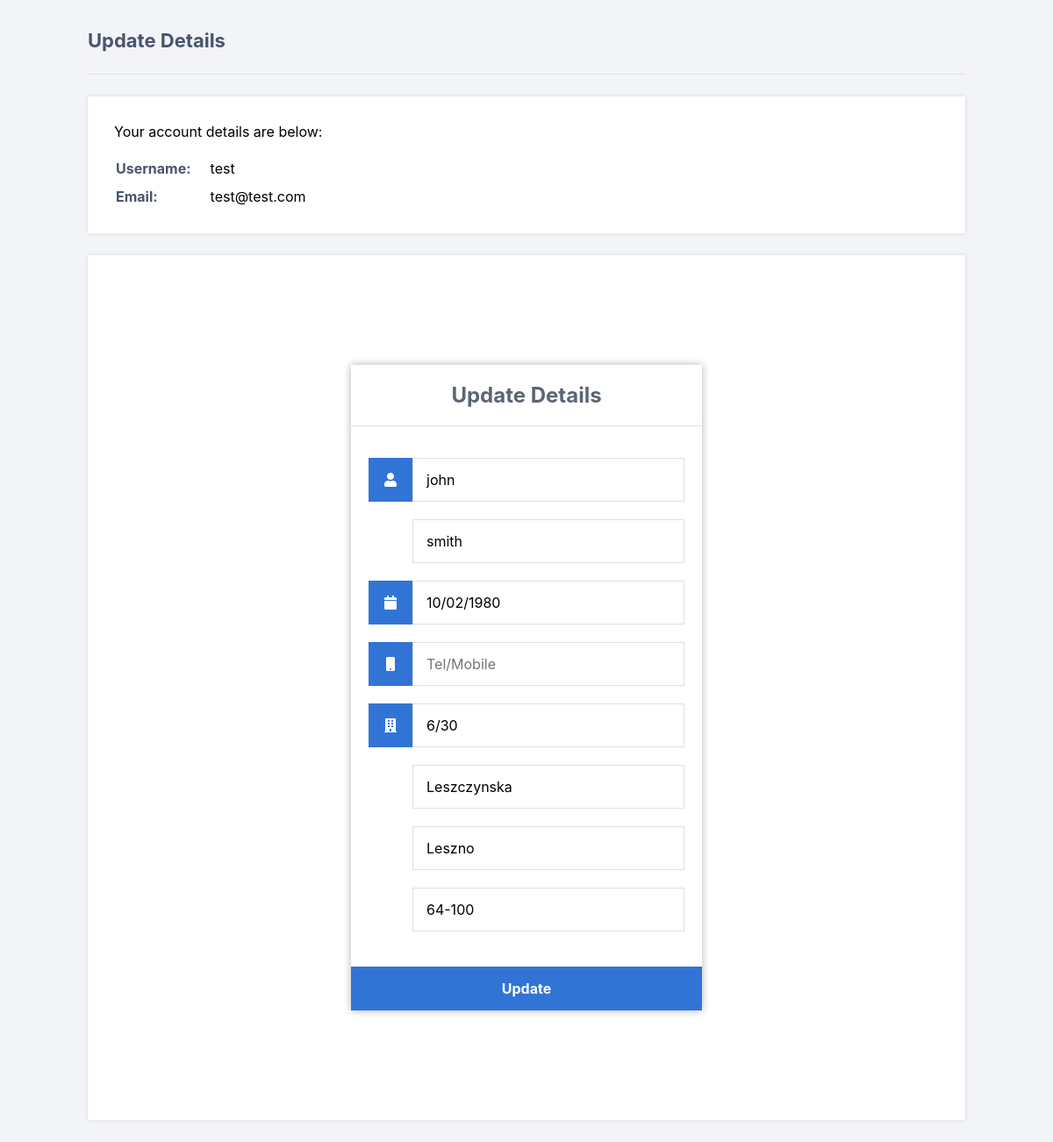
Screenshot of /public_html/update_details.php (signed in) with the database file from the repository.
### tables this page shows
CREATE TABLE IF NOT EXISTS `accounts` (
	`id` int NOT NULL AUTO_INCREMENT,
  	`username` varchar(50) NOT NULL UNIQUE,
  	`password` varchar(255) NOT NULL,
  	`email` varchar(100) NOT NULL UNIQUE,
    `activation_code` varchar(50) DEFAULT '',   
    PRIMARY KEY (`id`)    
);

CREATE TABLE IF NOT EXISTS `userdetails` (
	 `user_id` int NOT NULL,
     `given_name` varchar(50) NOT NULL,
     `surname` varchar(50) NOT NULL,
     `dob` varchar(10) NOT NULL,
     `mobile` varchar(20) DEFAULT '',
    PRIMARY KEY (`user_id`),
    FOREIGN KEY (`user_id`) REFERENCES `accounts`(`id`) ON DELETE CASCADE
);

CREATE TABLE IF NOT EXISTS `addresses` (
     `user_id` int NOT NULL,
     `street` varchar(50) DEFAULT '' ,
     `house` varchar(20) DEFAULT '',
     `city` varchar(20) DEFAULT '',
     `postcode` varchar(6) DEFAULT '',
    PRIMARY KEY (`user_id`),
    FOREIGN KEY (`user_id`) REFERENCES `accounts`(`id`) ON DELETE CASCADE
);

### public_html/update_details.php (the view, shortened to what this page needs)
<?php
include 'db/_con.php';
$stmt = $con->prepare('SELECT ac.email, ud.given_name, ud.surname, ud.mobile, ud.dob, ad.street, ad.house, ad.city, ad.postcode FROM accounts as ac
JOIN userdetails as ud
ON ac.id = ud.user_id
JOIN addresses as ad
on ac.id = ud.user_id
WHERE ac.id = ?');
$stmt->bind_param('i', $_SESSION['id']);
$stmt->execute();
$stmt->bind_result($email, $given_name, $surname, $mobile, $dob, $street,$house,$city,$postcode );
?>
<!DOCTYPE html>
<html>
	<head>
		<link href="style.css" rel="stylesheet" type="text/css">
		<link rel="stylesheet" href="https://use.fontawesome.com/releases/v5.7.1/css/all.css">
	</head>
	<body class="loggedin">
		<div class="content">
			<h2>Update Details</h2>
			<div>
				<p>Your account details are below:</p>
				<table>
					<tr>
						<td>Username:</td>
						<td><?=$_SESSION['name']?></td>
					</tr>
					<tr>
						<td>Email:</td>
						<td><?=$email?></td>
					</tr>
				</table>
			</div>
			<div>
            <div class="register">
			<h1>Update Details</h1>
			<form action="db/update_details_engine.php" method="post" autocomplete="off">
			<label for="given_name">
					<i class="fas fa-user"></i>
				</label>
				<input type="text" name="given_name" placeholder="Name" value="<?=$given_name?>" id="given_name" required>
				<label class="no_bcg" for="surname">
				</label>
				<input type="text" name="surname" placeholder="Surname" value="<?=$surname?>" id="surname" required>
				<label  for="dob">
					<i class="fas fa-calendar"></i>
				</label>
				<input type="text" name="dob" value="<?=$dob?>" id="dob" required>
				<label for="mobile">
					<i class="fas fa-mobile"></i>
				</label>
				<input type="number" name="mobile" placeholder="Tel/Mobile" id="mobile">
				<label for="house">
					<i class="fas fa-building "></i>
				</label>
				<input type="text" name="house" value="<?=$house?>" placeholder="Number" id="house">
                <label class="no_bcg"  for="street">
				</label>
                <input type="text" name="street" value="<?=$street?>" placeholder="Ulica" id="street">
				<label class="no_bcg" for="city">
				</label>
				<input type="text" name="city" value="<?=$city?>" placeholder="City" id="city">
				<label class="no_bcg" for="postcode">
					<i class="fas fa-building"></i>
				</label>
				<input type="text" name="postcode" value="<?=$postcode?>" placeholder="Postcode" id="postcode">
                <input type="submit" value="Update">
                </form>
	</body>
</html>

### public_html/style.css (style rules this page uses)
* { box-sizing: border-box; font-family: -apple-system, BlinkMacSystemFont, "segoe ui", roboto, oxygen, ubuntu, cantarell, "fira sans", "droid sans", "helvetica neue", Arial, sans-serif; font-size: 16px; -webkit-font-smoothing: antialiased; -moz-osx-font-smoothing: grayscale; }
body { background-color: #435165; }
body.loggedin { background-color: #f3f4f7; }
.content { width: 1000px; margin: 0 auto; }
.content h2 { margin: 0; padding: 25px 0; font-size: 22px; border-bottom: 1px solid #e0e0e3; color: #4a536e; }
.content > p, .content > div { box-shadow: 0 0 5px 0 rgba(0, 0, 0, 0.1); margin: 25px 0; padding: 25px; background-color: #fff; }
.content > p table td, .content > div table td { padding: 5px; }
.content > p table td:first-child, .content > div table td:first-child { font-weight: bold; color: #4a536e; padding-right: 15px; }
.content > div p { padding: 5px; margin: 0 0 10px 0; }
.register { width: 400px; background-color: #ffffff; box-shadow: 0 0 9px 0 rgba(0, 0, 0, 0.3); margin: 100px auto; }
.register h1 { text-align: center; color: #5b6574; font-size: 24px; padding: 20px 0 20px 0; border-bottom: 1px solid #dee0e4; }
.register form { display: flex; flex-wrap: wrap; justify-content: center; padding-top: 20px; }
.register form label { display: flex; justify-content: center; align-items: center; width: 50px; height: 50px; background-color: #3274d6; color: #ffffff; }
.register form input[type="password"], .register form input[type="text"], .register form input[type="email"], .register form input[type="date"], .register form input[type="number"] { width: 310px; height: 50px; border: 1px solid #dee0e4; margin-bottom: 20px; padding: 0 15px; }
.register form input[type="submit"] { width: 100%; padding: 15px; margin-top: 20px; background-color: #3274d6; border: 0; cursor: pointer; font-weight: bold; color: #ffffff; transition: background-color 0.2s; }
.register form label.no_bcg { background-color: #ffffff; }

### rows the page displays
accounts: email "test@test.com", given_name "john", surname "smith", dob "10/02/1980", house "6/30", street "Leszczynska", city "Leszno", postcode "64-100"

### other values shown
$_SESSION['name'] "test"
